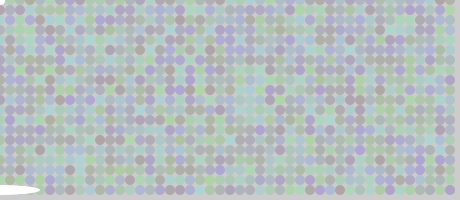
Frame 1 (no input)
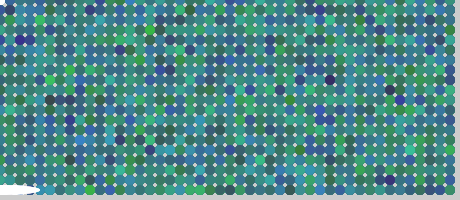
Frame 60 (the mouse pressed at the canvas centre just before this capture)
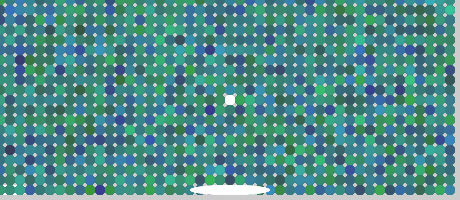
Frame 120 (the mouse held since frame 60 and released just before this capture)

The Processing sketch that drew these frames (run headless with seeded random() and noise(); from frame 60 on, the mouse is pressed at the canvas centre):

// Processing sketch: processing_83966
// ── processing_83966.pde

int blocksize;
int tamany;
void setup() {

size(460,200);

blocksize = 10;

noStroke();

}


void draw() {

   
  
for(int y=0; y<height; y+=blocksize) {

for(int x=0; x<width;x+=blocksize) {

fill(random(50,64),random(255), random(255), 50);

ellipse(x,y,blocksize,blocksize);

}

}

int specialX = mouseX - (mouseX % blocksize);

int specialY = mouseY - (mouseY % blocksize);

fill(255);

ellipse(specialX, specialY, blocksize,blocksize);



ellipse(specialX, specialY, blocksize,blocksize);

ellipse(specialX, 190, 80,blocksize);


}
